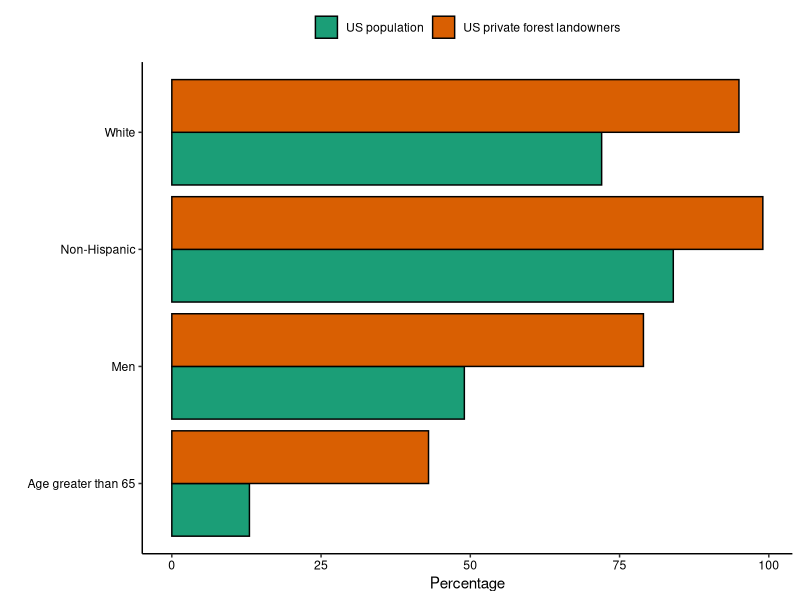

Write R code to recreate this figure.
## ---- chunk 1
library(tidyverse)

ffo <- tribble(
  ~Topic, ~Group, ~Pct,
  "Age greater than 65", "US population", 13,
  "Age greater than 65", "US private forest landowners", 43,
  "Men", "US population", 49,
  "Men", "US private forest landowners", 79,
  "White", "US population", 72,
  "White", "US private forest landowners", 95,
  "Non-Hispanic", "US population", 84,
  "Non-Hispanic", "US private forest landowners", 99,
)

p.ffo <- ggplot(ffo, aes(Topic, Pct,  fill = Group)) +
  geom_bar(stat = "identity", position = "dodge",  col = "black") +
  coord_flip() +
  scale_fill_brewer(palette="Dark2") +
     labs(y = "Percentage", 
         x = " ") +
    theme(panel.background = element_rect(fill = "NA"),
        axis.line = element_line(color="black"),
        axis.text = element_text(color = "black"),
        legend.position = "top",
        legend.title = element_blank()) 
p.ffo
